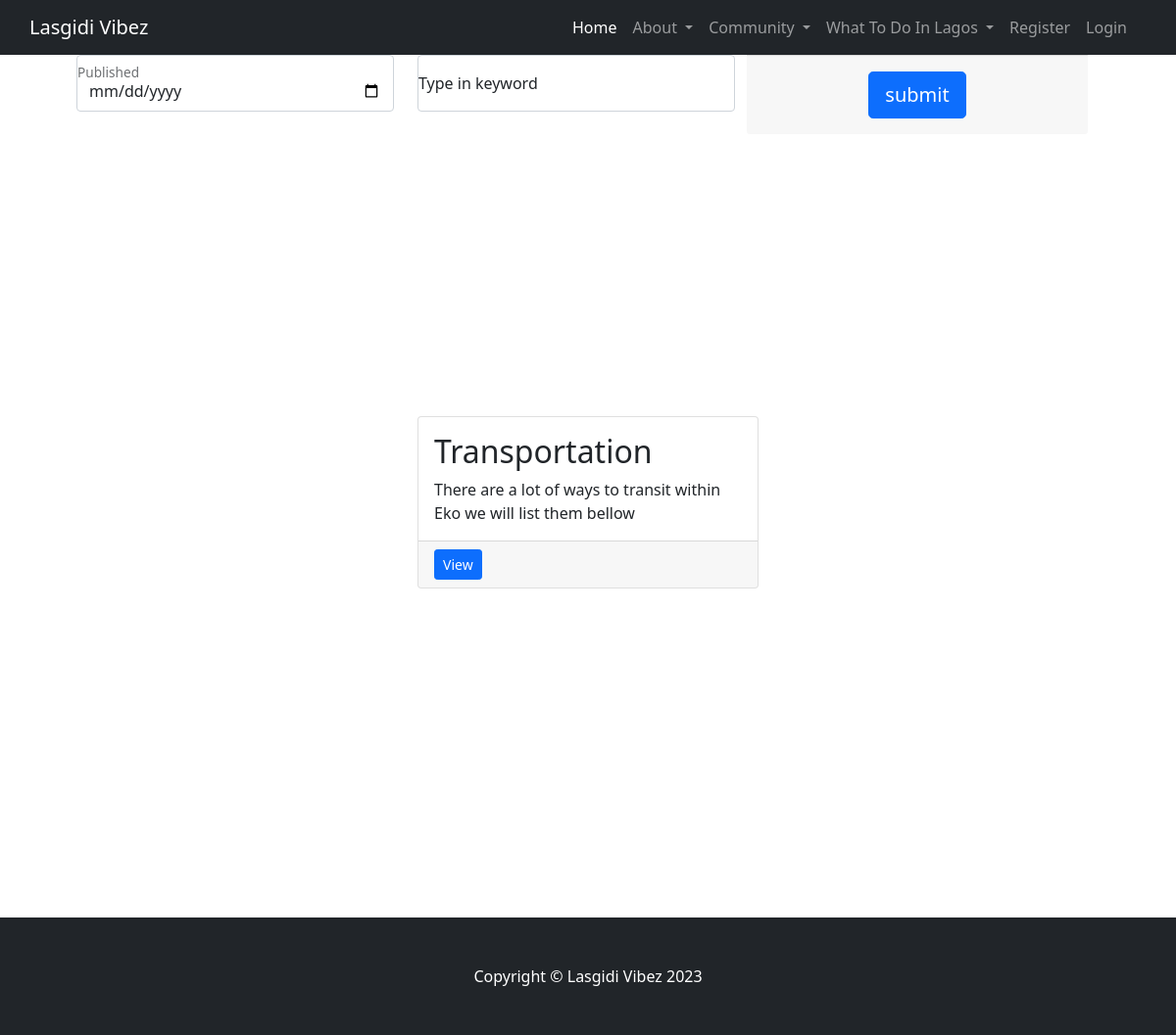
/category.php?category=the_lagos_experience, run on the app's committed database.
### tables this page shows
CREATE TABLE `posts` (
  `id` int NOT NULL AUTO_INCREMENT,
  `title` varchar(60) NOT NULL,
  `story` varchar(255) NOT NULL,
  `category` varchar(45) DEFAULT NULL,
  `image` varchar(45) DEFAULT NULL,
  `writer` varchar(115) NOT NULL,
  `writer_id` int DEFAULT NULL,
  `rate` float DEFAULT NULL,
  `viewed` int DEFAULT NULL,
  `created` timestamp NULL DEFAULT CURRENT_TIMESTAMP,
  `publish` varchar(45) DEFAULT NULL,
  PRIMARY KEY (`id`)
);

### category.php (the view, shortened to what this page needs)
<!DOCTYPE html>
<html lang="en">
<head>
    <link href="css/styles.css" rel="stylesheet" />
</head>
<body class="bg_image">
    <nav class="navbar navbar-expand-lg navbar-dark bg-dark">
        <div class="container nav justify-content-center">
            <a class="navbar-brand" href="#!">Lasgidi Vibez</a>
            <div class="collapse navbar-collapse" id="navbarSupportedContent">
                <ul class="navbar-nav ms-auto mb--2 mb-lg-0">
                    <?php
                    if ($_SESSION['fullname']) {
                        echo '<li class="nav-item"><a class="nav-link active" aria-current="page" href="index.php">Home</a></li>
                        <li class="nav-item dropdown">
                            <a class="nav-link dropdown-toggle" href="#" role="button" data-bs-toggle="dropdown" aria-expanded="false">
                                About
                            </a>
                            <ul class="dropdown-menu">
                                <li><a class="dropdown-item" href="#">Terms & Conditions</a></li>
                                <li><a class="dropdown-item" href="#">Privacy Policy</a></li>
                            </ul>
                        </li>
                        <li class="nav-item dropdown">
                            <a class="nav-link dropdown-toggle" href="#" role="button" data-bs-toggle="dropdown" aria-expanded="false">
                                Community
                            </a>
                            <ul class="dropdown-menu">
                                <li><a class="dropdown-item" href="category.php?category=tourist">Find a Tourist Site</a></li>
                                <li><a class="dropdown-item" href="category.php?category=reading">Free Reading Club</a></li>
                            </ul>
                        </li>
                        <li class="nav-item dropdown">
                            <a class="nav-link dropdown-toggle" href="#" role="button" data-bs-toggle="dropdown" aria-expanded="false">
                                What To Do In Lagos
                            </a>
                            <ul class="dropdown-menu">
                                <li><a class="dropdown-item" href="category.php?category=the_lagos_experience">My Lagos Experience</a></li>
                                <li><a class="dropdown-item" href="category.php?category=eko_ile">Eko Ile</a></li>
                                <li><a class="dropdown-item" href="category.php?category=culture">Culture</a></li>
                                <li>
                                    <hr class="dropdown-divider">
                                </li>
                                <li><a class="dropdown-item" href="category.php?category=events">Events this weekend</a></li>
                            </ul>
                        </li>';
                        echo '<li class="nav-item"><a class="nav-link" href="admin/index.php">Dashboard</a></li>';
                        echo '<li class="nav-item"><a class="nav-link" href="admin/logout.php">Logout</a></li>';
                    } else {
                        echo '<li class="nav-item"><a class="nav-link active" aria-current="page" href="index.php">Home</a></li>
                        <li class="nav-item dropdown">
                            <a class="nav-link dropdown-toggle" href="#" role="button" data-bs-toggle="dropdown" aria-expanded="false">
                                About
                            </a>
                            <ul class="dropdown-menu">
                                <li><a class="dropdown-item" href="#">Terms & Conditions</a></li>
                                <li><a class="dropdown-item" href="#">Privacy Policy</a></li>
                            </ul>
                        </li>
                        <li class="nav-item dropdown">
                            <a class="nav-link dropdown-toggle" href="#" role="button" data-bs-toggle="dropdown" aria-expanded="false">
                                Community
                            </a>
                            <ul class="dropdown-menu">
                                <li><a class="dropdown-item" href="category.php?category=tourist">Find a Tourist Site</a></li>
                                <li><a class="dropdown-item" href="category.php?category=reading">Free Reading Club</a></li>
                            </ul>
                        </li>
                        <li class="nav-item dropdown">
                            <a class="nav-link dropdown-toggle" href="#" role="button" data-bs-toggle="dropdown" aria-expanded="false">
                                What To Do In Lagos
                            </a>
                            <ul class="dropdown-menu">
                                <li><a class="dropdown-item" href="category.php?category=the_lagos_experience">My Lagos Experience</a></li>
                                <li><a class="dropdown-item" href="category.php?category=eko_ile">Eko Ile</a></li>
                                <li><a class="dropdown-item" href="category.php?category=culture">Culture</a></li>
                                <li>
                                    <hr class="dropdown-divider">
                                </li>
                                <li><a class="dropdown-item" href="category.php?category=events">Events this weekend</a></li>
                            </ul>
                        </li>';
                        echo '<li class="nav-item"><a class="nav-link " aria-current="page" href="./admin/register.php">Register</a></li>';
                        echo '<li class="nav-item"><a class="nav-link " aria-current="page" href="./admin/login.php">Login</a></li>';
                    }
                    ?>
                </ul>
            </div>
        </div>
    </nav>
    <div class="container px-4 px-lg-5 h-100  justify-content-around align-content-center">
        <form action="<?php echo htmlspecialchars($_SERVER["PHP_SELF"]) ?>" method="POST" enctype="multipart/form-data">
            <div class="row col-md-12">
                <div class="form-floating mb-3 col-md-4">
                    <input class="form-control" id="inputTitle" name="publish" type="date" placeholder="name@example.com" />
                    <label for="inputTitle">Published </label>
                </div>
                <div class="form-floating mb-3  col-md-4">
                    <input class="form-control" id="inputTitle" name="text" type="text" placeholder="Some Text" />
                    <label for="inputPassword">Type in keyword</label>
                </div>
                <div class="card-footer text-center py-3  col-md-4">
                    <input type="submit" value="submit" name="submit" class="btn btn-primary btn-lg" />
                </div>
            </div>
        </form>
        <div class="col-md-12 d-flex flex-column justify-content-around align-items-center vh-100 w-100">
            <?php
            $servername = "localhost";
            $dbname = 'lasgidi';
            $username = "root";
            $password = "Bumshaha@gidi";
            $mysqli = new mysqli($servername, $username, $password, $dbname);
            if ($_SERVER["REQUEST_METHOD"] == "POST") {
                $text = $_POST['text'];
                $category = $_POST['category'];
                $publish = empty($_POST['publish']) ? 'null' : "'" . $_POST['publish'] . "'";
                if (
                    empty($category) && empty($publish)
                ) {
                    echo "select at least one filter";
                } else {
                    $stmt = "select * from posts where post like %'$text' or date(publish) =$publish";
                    $result = $mysqli->query($stmt);
                    $data = [];
                    if ($result) {
                        header('Location: category.php?category=' . $category);
                        $data = $result->fetch_all(MYSQLI_ASSOC);
                        $result->free_result();
                        $mysqli->close();
                        $jdata = json_encode($data);
                    }
                }
            } else {
                $cat = $_GET['category'];
                $stmt = "select id,story,title,publish,image,rate,viewed,created from posts where category='" . $cat . "'";
                $result = $mysqli->query($stmt);
                $data = $result->fetch_all(MYSQLI_ASSOC);
            }
            foreach ($data as $row) {
            ?>
                <div class='col-md-4 mb-5'>
                    <div class='card h-100'>
                        <div class='card-body'>
                            <h2 class='card-title'><?= $row['title'] ?></h2>
                            <p class='card-text'><?= $row['story'] ?></p>
                        </div>
                        <div class='card-footer'><a class='btn btn-primary btn-sm' href="viewStory.php?id=<?= $row['id'] ?>">View</a></div>
                    </div>
                </div>
            <?php } ?>
        </div>
    </div>
    <footer class="py-5 bg-dark">
        <div class="container px-4 px-lg-5">
            <p class="m-0 text-center text-white">Copyright &copy; Lasgidi Vibez 2023</p>
        </div>
    </footer>
</body>
</html>

### data on the page
posts: title "Transportation", story "There are a lot of ways to transit within Eko we will list them bellow"
